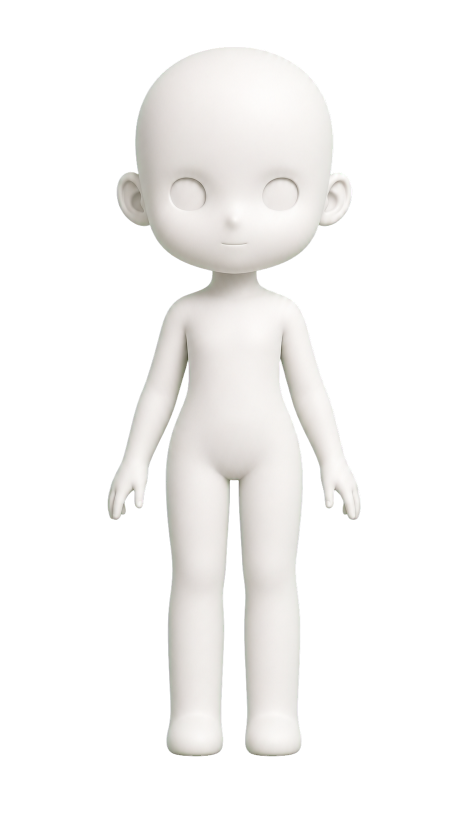
#> input picture assets/live2d_modeling/base_front_template/ai_chroma_front_reference_transparent.png, 941 x 1672 px, found by its file name (shown at 1/2 size)
$ python extract_ai_live2d_layers.py
#> lines starting #> are read from the running program, lines starting #| are printed output that depends on the picture; after the words box and inside, x2 and y2 are one past the last pixel; in counts of white or black regions, pixels touching at a corner belong together
from __future__ import annotations

import json
from pathlib import Path

from PIL import Image, ImageChops, ImageDraw, ImageFilter


CANVAS = (1024, 1536)
ROOT = Path("assets/live2d_modeling/base_front_template")
SOURCE = ROOT / "ai_chroma_front_reference_transparent.png"
OUT = ROOT / "ai_cut_layers"


def paste_fitted_subject(src: Image.Image) -> Image.Image:
    src = src.convert("RGBA")
#> src is the input picture: PIL image 941x1672 RGBA; mean R, G, B, A 60.3, 59.4, 58.4, 67.2
    bbox = src.getbbox()
#> bbox = (215, 94, 722, 1513)
    if bbox is None:
        raise ValueError("source image has no opaque pixels")
    subject = src.crop(bbox)
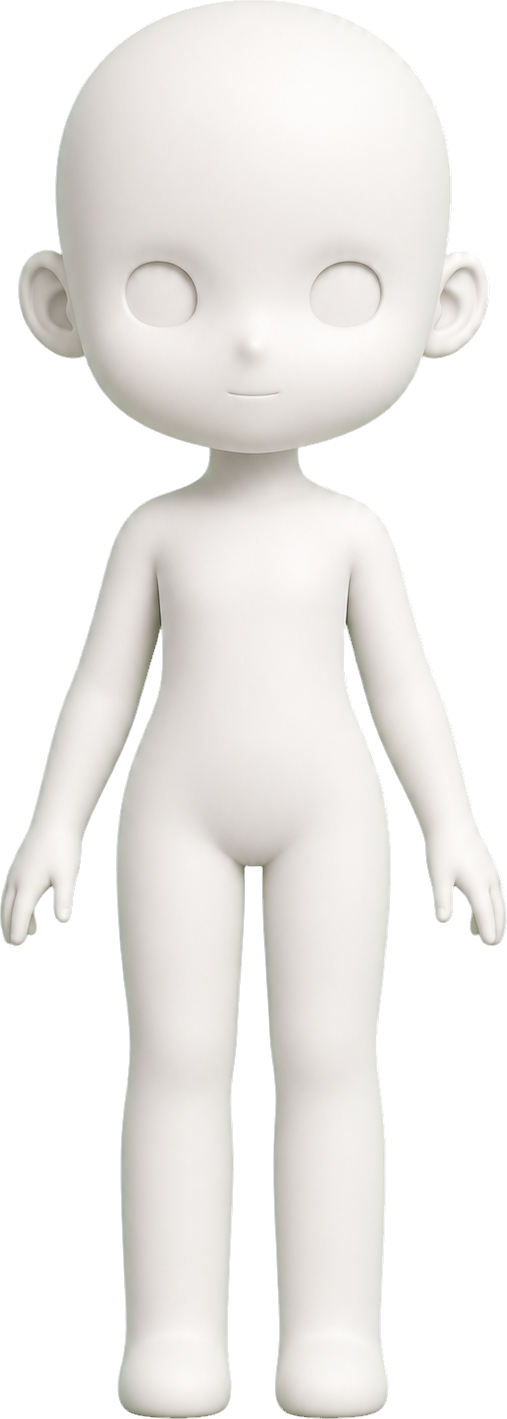
#> subject: PIL image 507x1419 RGBA; mean R, G, B, A 131.9, 129.9, 127.7, 147; transparent parts drawn white
    target_h = 1380
    scale = target_h / subject.height
#> scale = 0.973
    subject = subject.resize((round(subject.width * scale), target_h), Image.Resampling.LANCZOS)
#> subject: PIL image 493x1380 RGBA
    canvas = Image.new("RGBA", CANVAS, (0, 0, 0, 0))
#> canvas: PIL image 1024x1536 RGBA; every value is 0
    x = (CANVAS[0] - subject.width) // 2
#> x = 265
    y = 92
    canvas.alpha_composite(subject, (x, y))
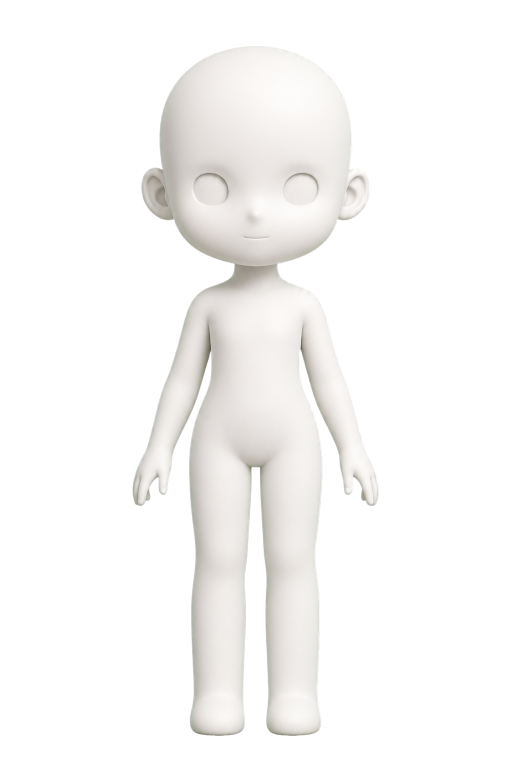
#> canvas: PIL image 1024x1536 RGBA (shown at 1/2 size); mean R, G, B, A 57.6, 56.8, 55.8, 63.5; transparent parts drawn white
    return canvas


def aa_polygon(points: list[tuple[float, float]], blur: float = 0.8) -> Image.Image:
#> called with blur = 0.8
    scale = 4
    mask = Image.new("L", (CANVAS[0] * scale, CANVAS[1] * scale), 0)
#> mask: PIL image 4096x6144 L; every value is 0
    pts = [(round(x * scale), round(y * scale)) for x, y in points]
    ImageDraw.Draw(mask).polygon(pts, fill=255)
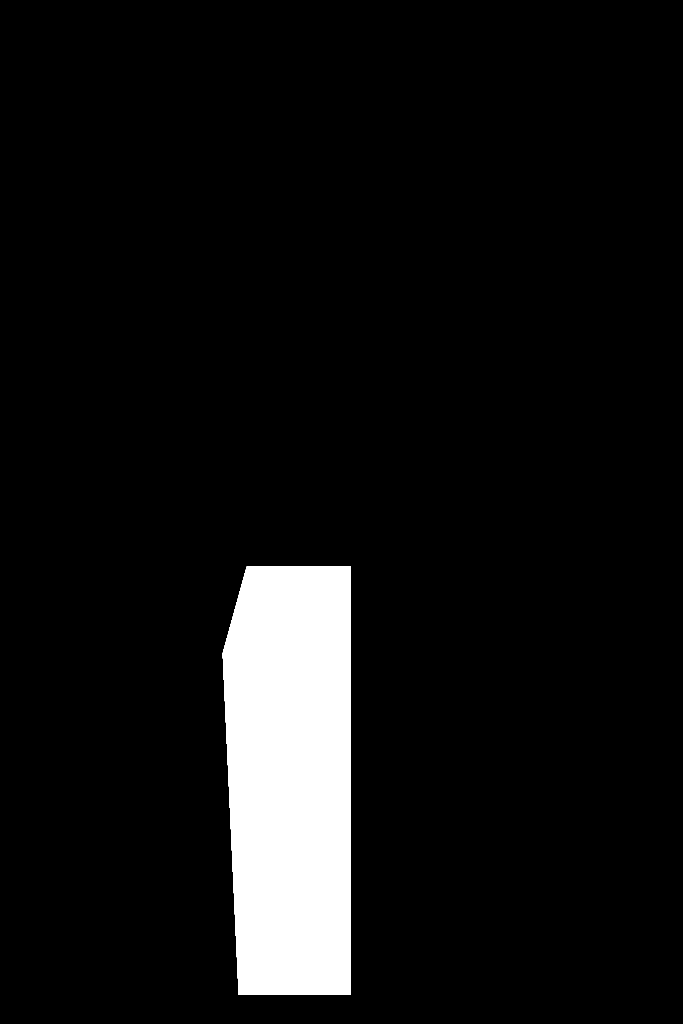
#> mask: PIL image 4096x6144 L (shown at 1/6 size); 7.3% white; 1 white region, box (x1, y1, x2, y2) and area: (1336, 3400, 2105, 5969) 1839681
    if blur:
        mask = mask.filter(ImageFilter.GaussianBlur(blur * scale))
    return mask.resize(CANVAS, Image.Resampling.LANCZOS)


def aa_ellipse(box: tuple[float, float, float, float], blur: float = 0.8) -> Image.Image:
#> called with box = (348, 1390, 540, 1524), blur = 1
    scale = 4
#> scale = 4
    mask = Image.new("L", (CANVAS[0] * scale, CANVAS[1] * scale), 0)
    x0, y0, x1, y1 = box
#> x0 = 348; y0 = 1390; x1 = 540; y1 = 1524
    ImageDraw.Draw(mask).ellipse(
        (round(x0 * scale), round(y0 * scale), round(x1 * scale), round(y1 * scale)),
        fill=255,
    )
#> mask: PIL image 4096x6144 L; 1.3% white; 1 white region, box (x1, y1, x2, y2) and area: (1392, 5560, 2161, 6097) 324265
    if blur:
        mask = mask.filter(ImageFilter.GaussianBlur(blur * scale))
    return mask.resize(CANVAS, Image.Resampling.LANCZOS)


def layer_from_mask(full: Image.Image, mask: Image.Image) -> Image.Image:
    layer = full.copy()
    alpha = Image.composite(full.getchannel("A"), Image.new("L", CANVAS, 0), mask)
    layer.putalpha(alpha)
    return layer


def union_mask(*masks: Image.Image) -> Image.Image:
    if not masks:
        return Image.new("L", CANVAS, 0)
    out = masks[0]
    for mask in masks[1:]:
        out = ImageChops.lighter(out, mask)
    return out


def save_layer(full: Image.Image, name: str, mask: Image.Image) -> dict[str, object]:
    layer = layer_from_mask(full, mask)
    path = OUT / f"{name}.png"
    layer.save(path)
    return {"name": name, "file": path.name, "bbox": layer.getbbox()}


def build_masks() -> dict[str, Image.Image]:
    masks: dict[str, Image.Image] = {}
    masks["left_leg"] = union_mask(
        aa_polygon([(370, 850), (526, 850), (526, 1492), (358, 1492), (334, 980)]),
        aa_ellipse((348, 1390, 540, 1524), blur=1.0),
    )
    masks["right_leg"] = union_mask(
        aa_polygon([(498, 850), (654, 850), (690, 980), (666, 1492), (498, 1492)]),
        aa_ellipse((484, 1390, 676, 1524), blur=1.0),
    )
#> call 2 of aa_polygon, with blur = 0.8
#> in aa_polygon (call 2), `ImageDraw.Draw(mask).polygon(pts, fill=255)`:
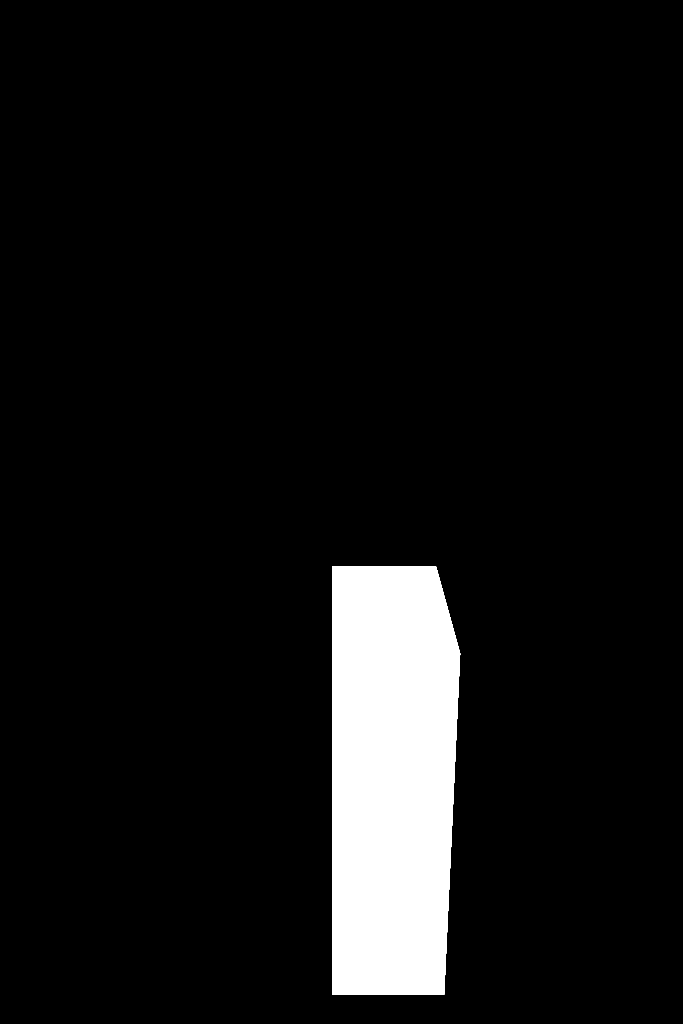
#> mask: PIL image 4096x6144 L (shown at 1/6 size); 7.3% white; 1 white region, box (x1, y1, x2, y2) and area: (1992, 3400, 2761, 5969) 1839681
#> in aa_ellipse (call 2), `ImageDraw.Draw(mask).ellipse( (round(x0 * scale), round(y0 * scale), r..`: mask: PIL image 4096x6144 L; 1.3% white; 1 white region, box (x1, y1, x2, y2) and area: (1936, 5560, 2705, 6097) 324265
    masks["torso"] = aa_polygon(
        [(330, 520), (694, 520), (744, 746), (672, 982), (352, 982), (280, 746)]
    )
#> in aa_polygon (call 3), `ImageDraw.Draw(mask).polygon(pts, fill=255)`: mask: PIL image 4096x6144 L; 11.8% white; 1 white region, box (x1, y1, x2, y2) and area: (1120, 2080, 2977, 3929) 2980433
    masks["neck"] = aa_polygon([(424, 472), (600, 472), (610, 618), (414, 618)])
#> in aa_polygon (call 4), `ImageDraw.Draw(mask).polygon(pts, fill=255)`: mask: PIL image 4096x6144 L; 1.7% white; 1 white region, box (x1, y1, x2, y2) and area: (1656, 1888, 2441, 2473) 435825
    masks["left_arm"] = aa_polygon([(314, 530), (400, 552), (348, 1065), (255, 1065), (238, 930)])
#> in aa_polygon (call 5), `ImageDraw.Draw(mask).polygon(pts, fill=255)`: mask: PIL image 4096x6144 L; 3.6% white; 1 white region, box (x1, y1, x2, y2) and area: (952, 2120, 1601, 4261) 898935
    masks["right_arm"] = aa_polygon([(624, 552), (710, 530), (786, 930), (769, 1065), (676, 1065)])
#> in aa_polygon (call 6), `ImageDraw.Draw(mask).polygon(pts, fill=255)`: mask: PIL image 4096x6144 L; 3.6% white; 1 white region, box (x1, y1, x2, y2) and area: (2496, 2120, 3145, 4261) 898935
    masks["left_hand"] = aa_ellipse((222, 934, 348, 1084))
#> in aa_ellipse (call 3), `ImageDraw.Draw(mask).ellipse( (round(x0 * scale), round(y0 * scale), r..`: mask: PIL image 4096x6144 L; 0.95% white; 1 white region, box (x1, y1, x2, y2) and area: (888, 3736, 1393, 4337) 238297
    masks["right_hand"] = aa_ellipse((676, 934, 802, 1084))
#> in aa_ellipse (call 4), `ImageDraw.Draw(mask).ellipse( (round(x0 * scale), round(y0 * scale), r..`: mask: PIL image 4096x6144 L; 0.95% white; 1 white region, box (x1, y1, x2, y2) and area: (2704, 3736, 3209, 4337) 238297
    masks["head"] = aa_polygon(
        [
            (262, 86),
            (762, 86),
            (820, 292),
            (742, 504),
            (604, 588),
            (420, 588),
            (282, 504),
            (204, 292),
        ],
        blur=1.2,
    )
#> in aa_polygon (call 7), `ImageDraw.Draw(mask).polygon(pts, fill=255)`: mask: PIL image 4096x6144 L; 16.3% white; 1 white region, box (x1, y1, x2, y2) and area: (816, 344, 3281, 2353) 4100177
    masks["left_ear"] = aa_ellipse((184, 306, 310, 460), blur=1.0)
#> in aa_ellipse (call 5), `ImageDraw.Draw(mask).ellipse( (round(x0 * scale), round(y0 * scale), r..`:
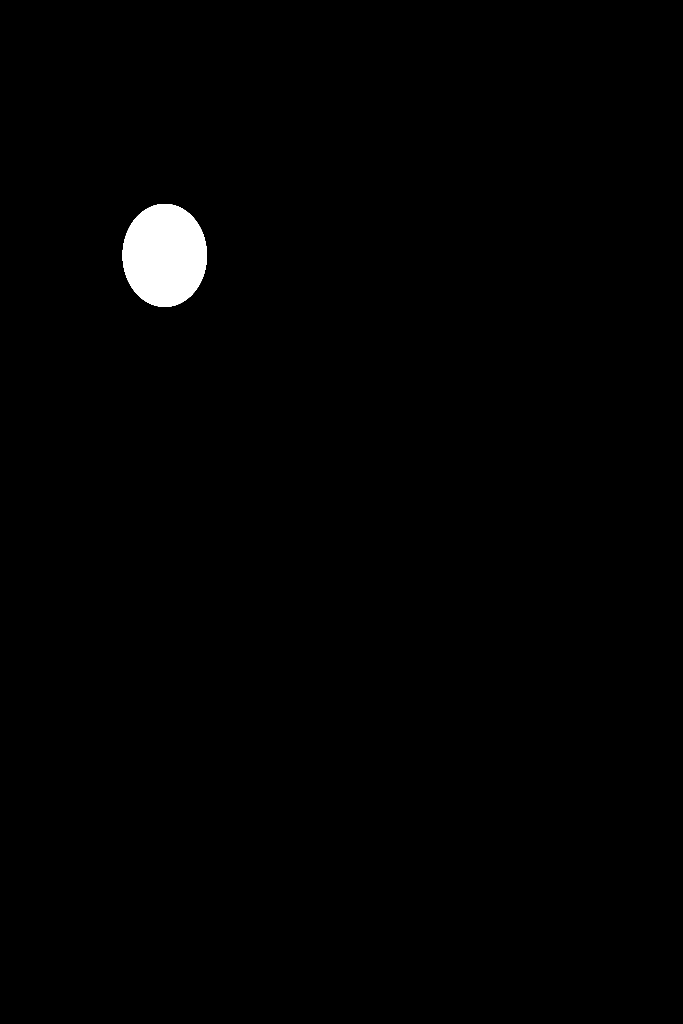
#> mask: PIL image 4096x6144 L (shown at 1/6 size); 0.97% white; 1 white region, box (x1, y1, x2, y2) and area: (736, 1224, 1241, 1841) 244641
    masks["right_ear"] = aa_ellipse((714, 306, 840, 460), blur=1.0)
#> in aa_ellipse (call 6), `ImageDraw.Draw(mask).ellipse( (round(x0 * scale), round(y0 * scale), r..`:
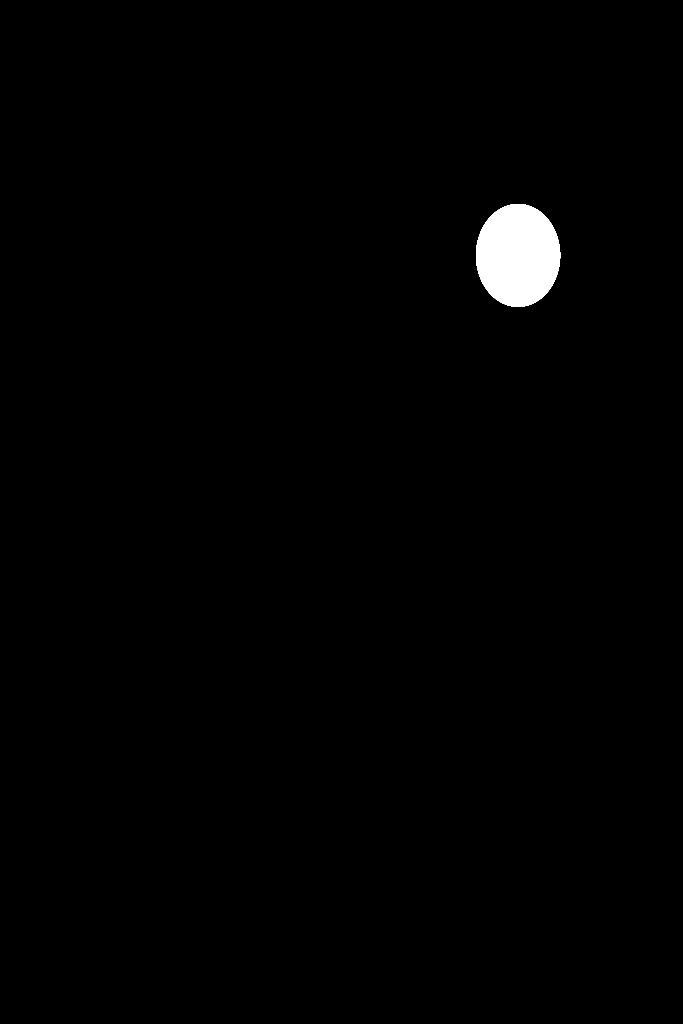
#> mask: PIL image 4096x6144 L (shown at 1/6 size); 0.97% white; 1 white region, box (x1, y1, x2, y2) and area: (2856, 1224, 3361, 1841) 244641
    masks["face_relief"] = aa_polygon(
        [(360, 290), (664, 290), (680, 494), (512, 554), (344, 494)],
        blur=2.2,
    )
#> in aa_polygon (call 8), `ImageDraw.Draw(mask).polygon(pts, fill=255)`:
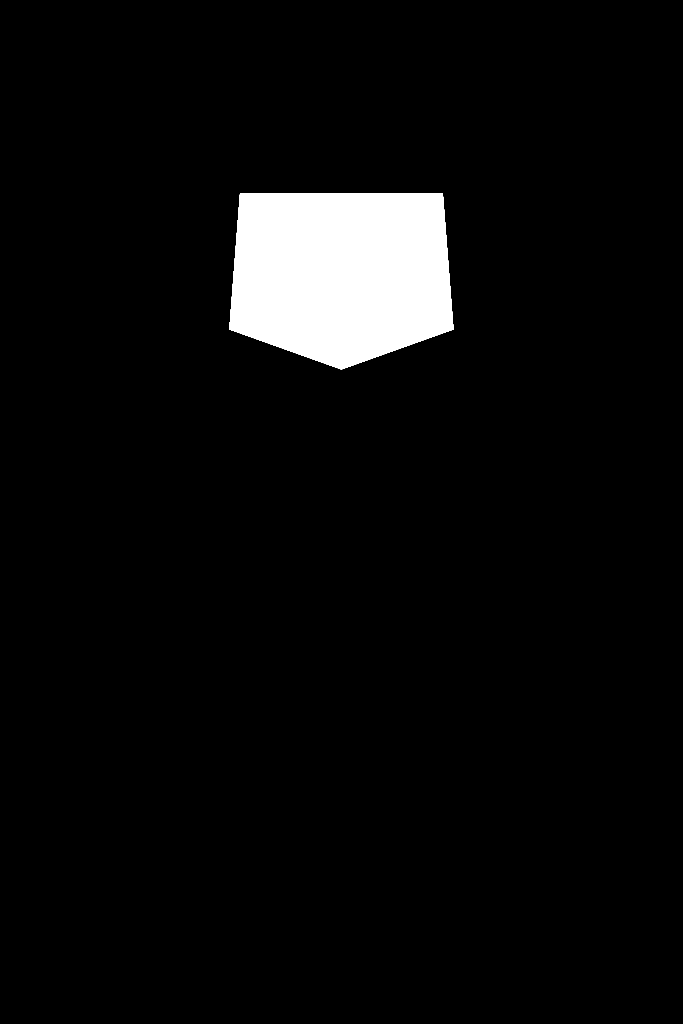
#> mask: PIL image 4096x6144 L (shown at 1/6 size); 4.8% white; 1 white region, box (x1, y1, x2, y2) and area: (1376, 1160, 2721, 2217) 1207425
    return masks


def make_preview(layers: list[dict[str, object]]) -> Image.Image:
    bg = Image.new("RGBA", CANVAS, (218, 221, 222, 255))
    for layer in layers:
        img = Image.open(OUT / str(layer["file"])).convert("RGBA")
        bg.alpha_composite(img)
    return bg.convert("RGB")


def main() -> None:
    OUT.mkdir(parents=True, exist_ok=True)
    full = paste_fitted_subject(Image.open(SOURCE))
    full.save(OUT / "full_base.png")
    masks = build_masks()
#> masks = 12 items
    layer_order = [
        "left_leg",
        "right_leg",
        "neck",
        "left_arm",
        "right_arm",
        "torso",
        "left_hand",
        "right_hand",
        "left_ear",
        "right_ear",
        "head",
        "face_relief",
    ]
    layers = [save_layer(full, name, masks[name]) for name in layer_order]
#> layers = 12 items
    preview = make_preview(layers)
    preview.save(OUT / "layered_preview.png")
    manifest = {
        "canvas": CANVAS,
        "source": str(SOURCE),
        "full_base": "full_base.png",
        "layered_preview": "layered_preview.png",
        "layer_order": layer_order,
        "layers": layers,
        "notes": [
            "High-fidelity raster base generated with an image model, then chroma-keyed and cut into Live2D-friendly front-view layers.",
            "The layer cuts are a rigging base, not a finished Cubism .moc3 model.",
        ],
    }
    (OUT / "manifest.json").write_text(json.dumps(manifest, ensure_ascii=False, indent=2), encoding="utf-8")
    print(json.dumps({"out": str(OUT), "layers": len(layers)}, ensure_ascii=False, indent=2))
#| {
#|   "out": "assets/live2d_modeling/base_front_template/ai_cut_layers",
#|   "layers": 12
#| }


if __name__ == "__main__":
    main()
